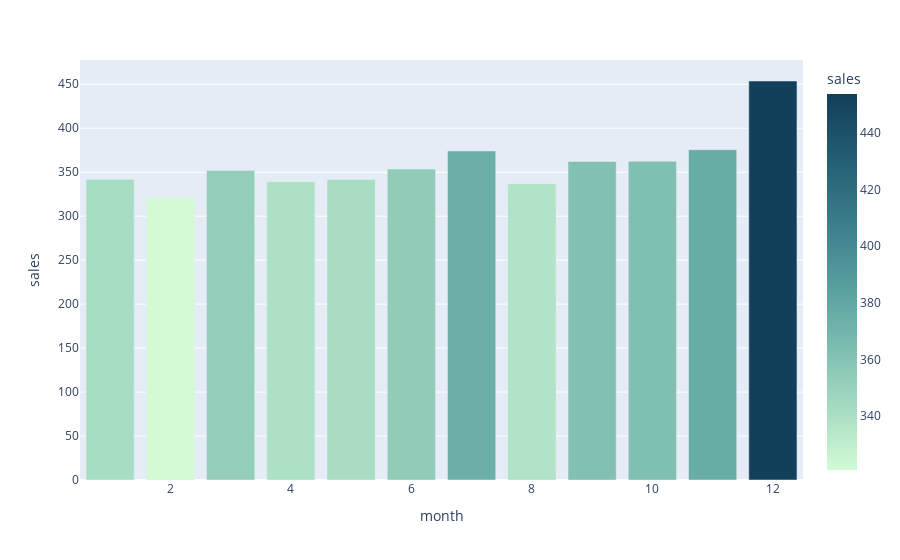

Notebook cell for this chart:
### Code cell
fig = px.bar(by_month_df, x='month', y='sales', color='sales', color_continuous_scale='darkmint')
fig.show()

### Figure 1 — Plotly figure (JSON) as saved in the notebook; plotly's stock layout.template omitted (floating-point values rounded to 4 significant figures)
{"data": [{"alignmentgroup": "True", "hovertemplate": "month=%{x}<br>sales=%{marker.color}<extra></extra>", "legendgroup": "", "marker": {"color": [341.9, 320.9, 352.0, 339.2, 341.8, 353.6, 374.2, 337.0, 362.3, 362.4, 375.7, 453.7], "coloraxis": "coloraxis", "pattern": {"shape": ""}}, "name": "", "offsetgroup": "", "orientation": "v", "showlegend": false, "textposition": "auto", "type": "bar", "x": [1, 2, 3, 4, 5, 6, 7, 8, 9, 10, 11, 12], "xaxis": "x", "y": [341.9, 320.9, 352.0, 339.2, 341.8, 353.6, 374.2, 337.0, 362.3, 362.4, 375.7, 453.7], "yaxis": "y"}], "layout": {"autosize": true, "barmode": "relative", "coloraxis": {"colorbar": {"title": {"text": "sales"}}, "colorscale": [[0, "rgb(210, 251, 212)"], [0.1667, "rgb(165, 219, 194)"], [0.3333, "rgb(123, 188, 176)"], [0.5, "rgb(85, 156, 158)"], [0.6667, "rgb(58, 124, 137)"], [0.8333, "rgb(35, 93, 114)"], [1, "rgb(18, 63, 90)"]]}, "legend": {"tracegroupgap": 0}, "margin": {"t": 60}, "xaxis": {"anchor": "y", "autorange": true, "domain": [0, 1], "range": [0.5, 12.5], "title": {"text": "month"}, "type": "linear"}, "yaxis": {"anchor": "x", "autorange": true, "domain": [0, 1], "range": [0, 477.6], "title": {"text": "sales"}, "type": "linear"}}}
